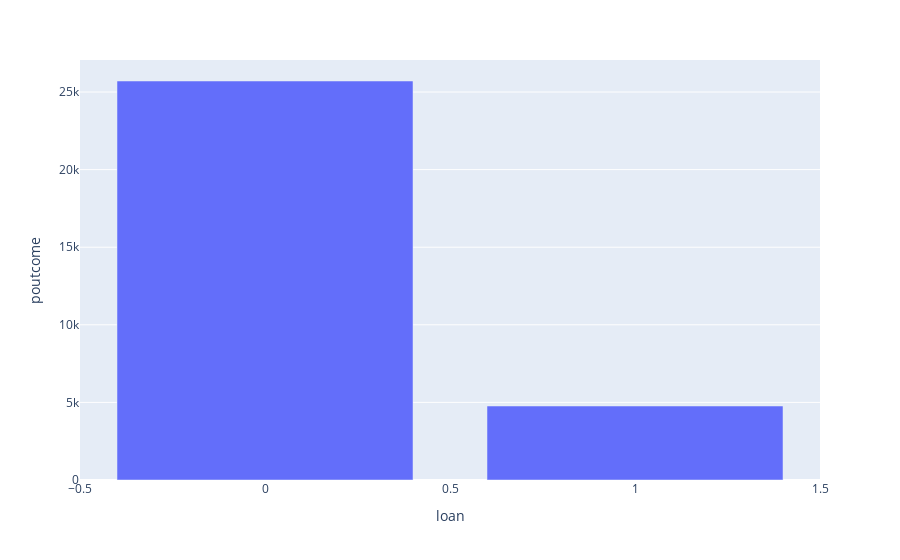

Source (notebook cell):
### Code cell
df_loan_outcome.sort_values(by=['loan'],ascending=False, inplace=True)
fig = px.bar(df_loan_outcome, x='loan', y='poutcome')
fig.show()

### Figure 1 — Plotly figure (JSON) as saved in the notebook; plotly's stock layout.template omitted (floating-point values rounded to 4 significant figures)
{"data": [{"alignmentgroup": "True", "hovertemplate": "loan=%{x}<br>poutcome=%{y}<extra></extra>", "legendgroup": "", "marker": {"color": "#636efa"}, "name": "", "offsetgroup": "", "orientation": "v", "showlegend": false, "textposition": "auto", "type": "bar", "x": [1, 0], "xaxis": "x", "y": [4768, 25710], "yaxis": "y"}], "layout": {"barmode": "relative", "legend": {"tracegroupgap": 0}, "margin": {"t": 60}, "xaxis": {"anchor": "y", "domain": [0, 1], "title": {"text": "loan"}}, "yaxis": {"anchor": "x", "domain": [0, 1], "title": {"text": "poutcome"}}}}
